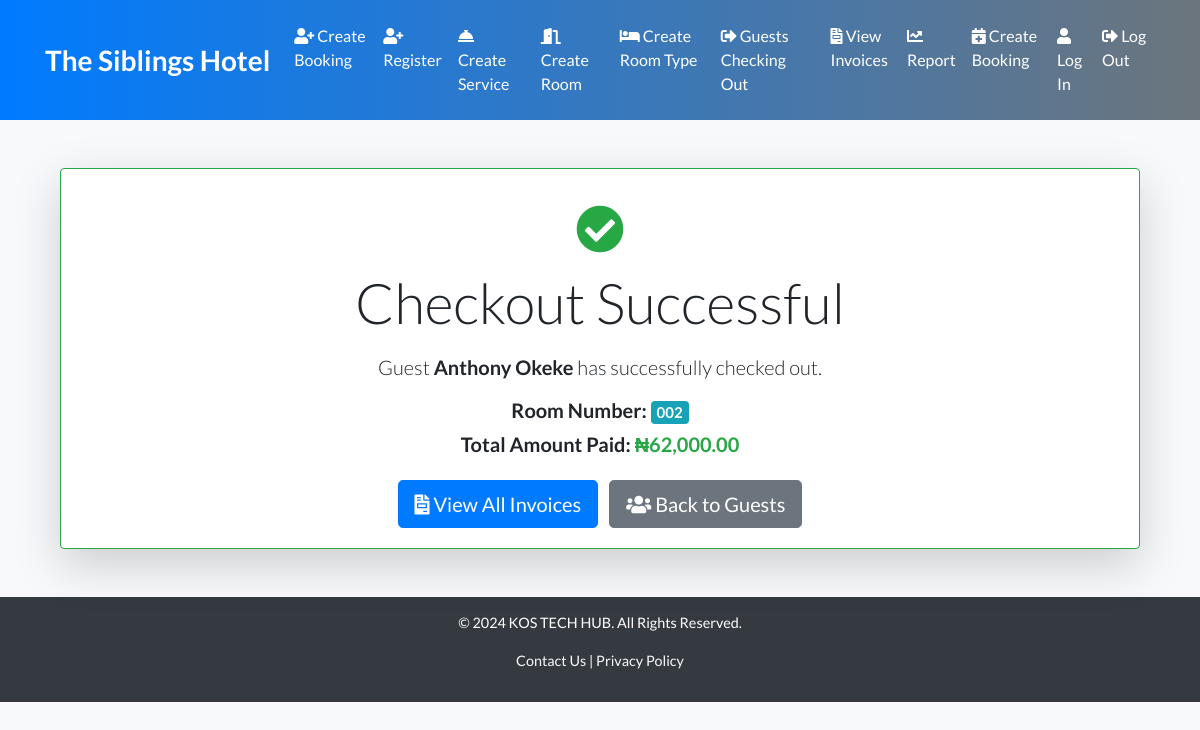
The page /guests/checkout/success/2/2/ (signed in) on the database its author committed.
### hotel/models.py (models this page shows, shortened)
class Guest(models.Model):
    title = models.CharField(max_length=10, choices=[('Mr', 'Mr', ), ('Mrs', 'Mrs'), ('Miss', 'Miss')], blank=True, null=True)
    first_name = models.CharField(max_length=100)
    middle_name = models.CharField(max_length=100, blank=True, null=True)  # New field for middle name
    last_name = models.CharField(max_length=100)
    email = models.CharField(max_length=255, blank=True, null=True)  # Change to CharField to allow plain text
    phone_number = models.CharField(max_length=15)
    home_address = models.CharField(max_length=500)
    occupation = models.CharField(max_length=500)
    valid_id = models.BooleanField(default=False, blank=True, null=True)  # New boolean field for ID verification
    passport_number = models.CharField(max_length=50, blank=True, null=True)  # New field for passport number if the guest is a foreigner
    next_of_kin_phone_number = models.CharField(max_length=15, blank=True, null=True)  # New field for next of kin phone number
    car_plate_number = models.CharField(max_length=50, blank=True, null=True)  # New field for car plate number

class Invoice(models.Model):
    booking = models.OneToOneField('Booking', on_delete=models.CASCADE)
    services = models.ManyToManyField('Service', blank=True, through='InvoiceService')
    invoice_number = models.CharField(max_length=50, unique=True, blank=True, null=True)  # Unique Invoice Number
    total_services_cost = models.DecimalField(max_digits=10, decimal_places=2, default=0.00)
    invoice_date = models.DateTimeField(default=timezone.now)
    total_amount = models.DecimalField(max_digits=10, decimal_places=2, default=0.00)
    @property
    def total_cost(self):
        total_services_cost = sum([item.service.price * item.quantity for item in self.invoiceservice_set.all()])
        return self.booking.total_amount + total_services_cost

class Booking(models.Model):
    room = models.ForeignKey(Room, on_delete=models.CASCADE)
    guest = models.ForeignKey(Guest, on_delete=models.CASCADE)
    check_in = models.DateTimeField()
    check_out = models.DateTimeField()
    actual_check_out = models.DateTimeField(blank=True, null=True)  # Track actual checkout time
    total_amount = models.DecimalField(max_digits=10, decimal_places=2, default=0.00)

class Room(models.Model):
    room_number = models.CharField(max_length=10)
    room_type = models.ForeignKey(RoomType, on_delete=models.CASCADE)
    is_occupied = models.BooleanField(default=False)

class InvoiceService(models.Model):
    invoice = models.ForeignKey('Invoice', on_delete=models.CASCADE)
    service = models.ForeignKey(Service, on_delete=models.CASCADE)
    quantity = models.PositiveIntegerField(default=1)  # Track quantity of each service

class Service(models.Model):
    name = models.CharField(max_length=100)
    price = models.DecimalField(max_digits=10, decimal_places=2)

### hotel/views.py (the view)
# urls.py: path('guests/checkout/success/<int:guest_id>/<int:invoice_id>/', views.checkout_success, name='checkout_success'),
@login_required
def checkout_success(request, guest_id, invoice_id):
    guest = Guest.objects.get(id=guest_id)
    invoice = Invoice.objects.get(id=invoice_id)
    return render(request, 'hotel/checkout_success.html', {'guest': guest, 'invoice': invoice})

### hotel/templatetags/currency_filters.py (called while the page is built)
@register.filter(name='currency_naira')
def currency_naira(value):
    try:
        return f"₦{value:,.2f}"
    except (ValueError, TypeError):
        return "₦0.00"

### hotel/templates/hotel/checkout_success.html
{% extends 'hotel/base.html' %}
{% load currency_filters %}
{% block content %}
<div class="container my-5">
    <div class="card shadow-lg border-success">
        <div class="card-body text-center">
            <div class="my-3">
                <i class="fas fa-check-circle text-success" style="font-size: 3rem;"></i>
                <h1 class="display-4 mt-3">Checkout Successful</h1>
            </div>
            <p class="lead">Guest <span class="font-weight-bold">{{ guest.first_name }} {{ guest.last_name }}</span> has successfully checked out.</p>
            <p class="h5">
                <strong>Room Number:</strong> <span class="badge badge-info">{{ invoice.booking.room.room_number }}</span>
            </p>
            <p class="h5">
                <strong>Total Amount Paid:</strong>
                <span class="text-success font-weight-bold">{{ invoice.total_cost|currency_naira }}</span>
            </p>
            <div class="mt-4">
                <a href="{% url 'invoices_list' %}" class="btn btn-primary btn-lg">
                    <i class="fas fa-file-invoice"></i> View All Invoices
                </a>
                <a href="{% url 'guests_checking_out' %}" class="btn btn-secondary btn-lg ml-2">
                    <i class="fas fa-users"></i> Back to Guests
                </a>
            </div>
        </div>
    </div>
</div>
<link rel="stylesheet" href="https://cdnjs.cloudflare.com/ajax/libs/font-awesome/5.15.4/css/all.min.css">
{% endblock %}

### hotel/templates/hotel/base.html (style rules this page uses)
body, html { font-family: 'Lato', sans-serif; background-color: #f8f9fa; }

### rows shown on the page
Guest: first_name "Anthony", last_name "Okeke"
Invoice: booking.room.room_number "002", total_cost "₦62,000.00"
